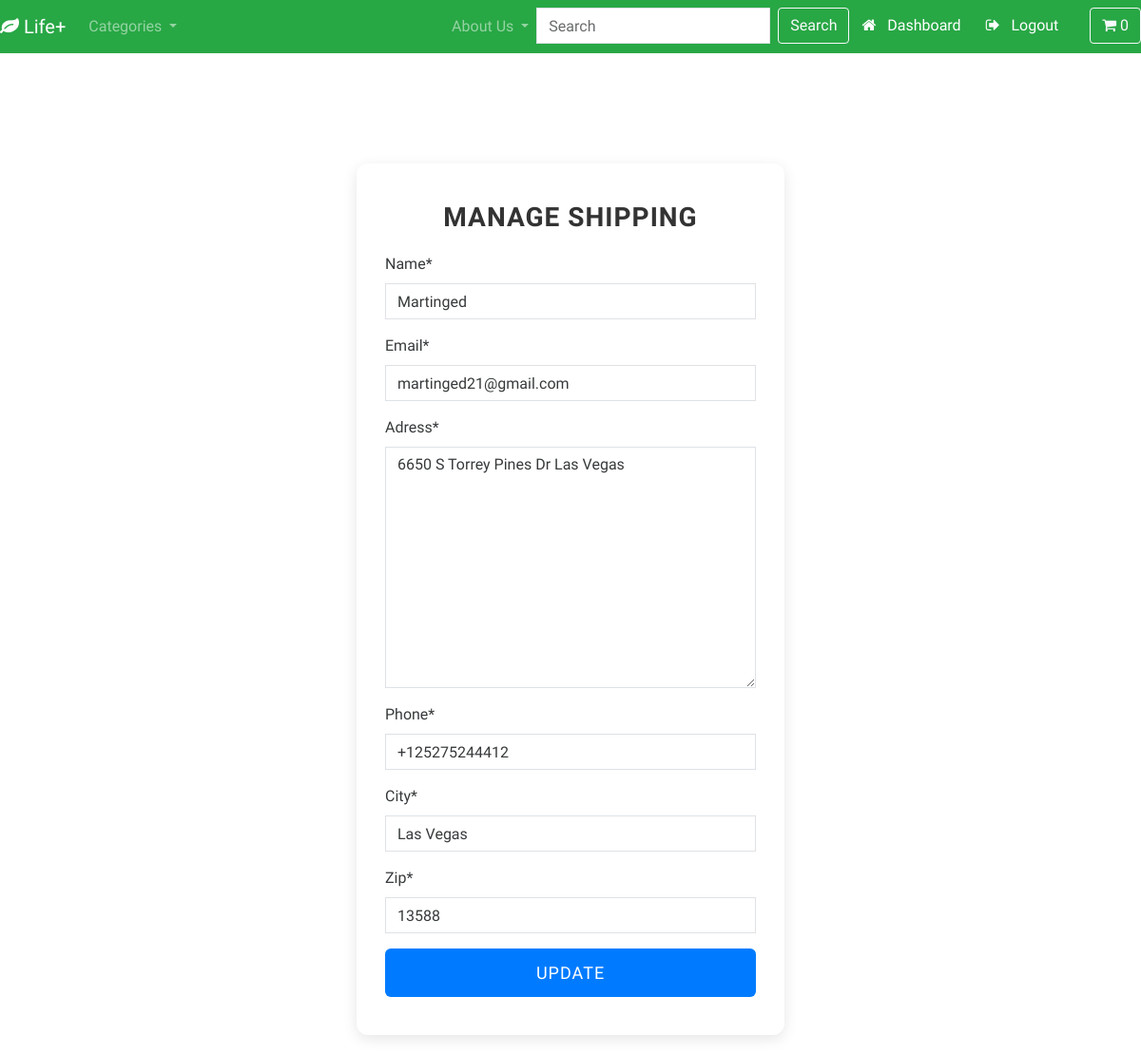
The app's page /account/ManageShipping/ (signed in) with its own data.
### payment/models.py (models this page shows, shortened)
class ShippingAdress(models.Model):
    user = models.ForeignKey(User, on_delete=models.CASCADE)
    name = models.CharField(max_length=264)#
    email = models.EmailField()#
    phone = models.CharField(max_length=264)   # bu yok
    adress = models.TextField()#
    city = models.CharField(max_length=264)#
    zip = models.CharField(max_length=264)#
    class Meta:
        verbose_name_plural = 'ShippingAdresses'

### account/views.py (the view, shortened to what this page needs)
# urls.py: path('ManageShipping/',manage_shipping, name='ManageShipping'),
@login_required(login_url='custom-login-view') # logisiz işlem yok
def manage_shipping(request): # request parametresiyle detay
    try:
        shipping = ShippingAdress.objects.get(user=request.user.id) # mevcut adres alınır
    except ShippingAdress.DoesNotExist: # eror için
        shipping = None # kargo yoksa none olrak ayarla
    form = ShippingForm(instance=shipping) # kardo adresi varsa form bbunla başlar
    return render(request, 'account/manageShipping.html', {'form': form}) # form mu  'manageShipping.html' şablonuna gönderir

### payment/forms.py
class ShippingForm(forms.ModelForm):
    class Meta:
        model = ShippingAdress
        fields = ['name', 'email', 'adress', 'phone', 'city', 'zip']
        exclude = ['user']

### sepet/context_processors.py (called while the page is built)
def sepet(request):# para
    sepet = Sepet(request)
    return {'sepet': sepet}

### sepet/sepet.py (called while the page is built)
    def __len__(self):
        return sum(item['miktar'] for item in self.sepet.values()) # sepetteki toplam ürün sayısını döner

### shops/models.py (called while the page is built)
    def get_absolute_url(self):  # url tanımı için burası
        return reverse("kategori-detay-gorunumu", args=[self.yol_adi]) # url ye isim yol ismi yazdiriyor

### shops/views.py (called while the page is built)
def urun_kategori(request):# burada navbardaki ürünleri daha iyi hategori etmek için kukanılaca loop yaptım navbarda
    tum_UrunKategorisi = UrunKategorisi.objects.all()
    context1 = {
         'tum_UrunKategorisi': tum_UrunKategorisi
   }
    context2={
        'tum_pro':tum_UrunKategorisi
    }
    return{'tum_UrunKategorisi':tum_UrunKategorisi}

### account/templates/account/manageShipping.html (shortened to what this page needs)
{% load static %}
{% load crispy_forms_tags %}
<!DOCTYPE html>
<html lang="en">
<head>
    <link href="https://stackpath.bootstrapcdn.com/bootstrap/4.5.2/css/bootstrap.min.css" rel="stylesheet">
</head>
<body>
    <link href="https://stackpath.bootstrapcdn.com/bootstrap/4.5.2/css/bootstrap.min.css" rel="stylesheet">
    {% include "shops/bar.html" %}
    <div class="content">
        <div class="basic-form">
            <h2>Manage Shipping</h2>
            <form method="post">
                {{ form|crispy }}
                <button type="submit">Update</button>
            </form>
        </div>
    </div>
</body>
</html>

### account/templates/account/manageShipping.html (style rules this page uses)
* { margin: 0; padding: 0; box-sizing: border-box; }
body { font-family: 'Arial', sans-serif; background-color: #f4f4f9; display: flex; flex-direction: column; min-height: 100vh; }
.content { flex: 1; display: flex; justify-content: center; align-items: center; padding: 20px; }
.basic-form { background-color: #fff; padding: 40px 30px; border-radius: 12px; box-shadow: 0 4px 15px rgba(0, 0, 0, 0.1); max-width: 450px; width: 100%; transition: box-shadow 0.3s ease; }
.basic-form h2 { margin-bottom: 20px; font-size: 28px; text-align: center; color: #333; font-weight: 700; text-transform: uppercase; letter-spacing: 1px; }
.basic-form form { display: flex; flex-direction: column; }
.basic-form form button { padding: 12px 20px; font-size: 18px; background-color: #007bff; color: #fff; border: none; border-radius: 6px; cursor: pointer; transition: background-color 0.3s ease; text-transform: uppercase; letter-spacing: 1px; }

### shops/templates/shops/bar.html (style rules this page uses)
html, body { height: 100%; }
body { display: flex; flex-direction: column; }

### records on screen
ShippingAdress: name "Martinged", email "martinged21@gmail.com", adress "6650 S Torrey Pines Dr Las Vegas", phone "+125275244412", city "Las Vegas", zip "13588"

### other values on screen
{{ sepet|length|default:"0" }} "0"
